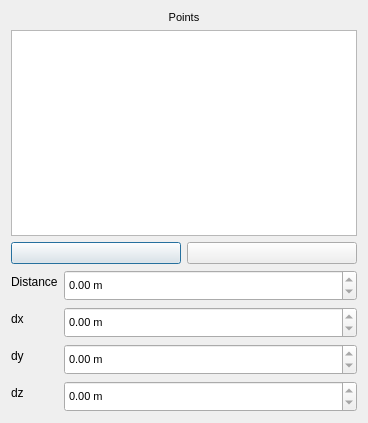
<?xml version="1.0" encoding="UTF-8"?>
<ui version="4.0">
 <class>Dialog</class>
 <widget class="QDialog" name="Dialog">
  <property name="geometry">
   <rect>
    <x>0</x>
    <y>0</y>
    <width>368</width>
    <height>423</height>
   </rect>
  </property>
  <property name="windowTitle">
   <string>Get Distance</string>
  </property>
  <layout class="QVBoxLayout" name="verticalLayout">
   <item>
    <widget class="QLabel" name="label">
     <property name="font">
      <font>
       <pointsize>8</pointsize>
      </font>
     </property>
     <property name="text">
      <string>Points</string>
     </property>
     <property name="alignment">
      <set>Qt::AlignCenter</set>
     </property>
    </widget>
   </item>
   <item>
    <widget class="QListWidget" name="point_list"/>
   </item>
   <item>
    <layout class="QHBoxLayout" name="horizontalLayout">
     <item>
      <widget class="QPushButton" name="show_button">
       <property name="toolTip">
        <string>Show points in ETABS Model</string>
       </property>
       <property name="text">
        <string/>
       </property>
       <property name="icon">
        <iconset resource="../../civiltools.qrc">
         <normaloff>:/civiltools/images/show.svg</normaloff>:/civiltools/images/show.svg</iconset>
       </property>
       <property name="iconSize">
        <size>
         <width>40</width>
         <height>40</height>
        </size>
       </property>
      </widget>
     </item>
     <item>
      <widget class="QPushButton" name="calculate">
       <property name="toolTip">
        <string>Calculate Distance</string>
       </property>
       <property name="text">
        <string/>
       </property>
       <property name="icon">
        <iconset resource="../../civiltools.qrc">
         <normaloff>:/civiltools/images/run.svg</normaloff>:/civiltools/images/run.svg</iconset>
       </property>
       <property name="iconSize">
        <size>
         <width>40</width>
         <height>40</height>
        </size>
       </property>
      </widget>
     </item>
    </layout>
   </item>
   <item>
    <layout class="QFormLayout" name="formLayout">
     <item row="1" column="0">
      <widget class="QLabel" name="label_2">
       <property name="text">
        <string>Distance</string>
       </property>
      </widget>
     </item>
     <item row="1" column="1">
      <widget class="QDoubleSpinBox" name="dist">
       <property name="enabled">
        <bool>true</bool>
       </property>
       <property name="minimumSize">
        <size>
         <width>0</width>
         <height>31</height>
        </size>
       </property>
       <property name="font">
        <font>
         <pointsize>8</pointsize>
         <weight>50</weight>
         <italic>false</italic>
         <bold>false</bold>
         <strikeout>false</strikeout>
        </font>
       </property>
       <property name="readOnly">
        <bool>true</bool>
       </property>
       <property name="suffix">
        <string> m</string>
       </property>
       <property name="maximum">
        <double>10000.000000000000000</double>
       </property>
      </widget>
     </item>
     <item row="2" column="0">
      <widget class="QLabel" name="label_3">
       <property name="text">
        <string>dx</string>
       </property>
      </widget>
     </item>
     <item row="2" column="1">
      <widget class="QDoubleSpinBox" name="dx">
       <property name="enabled">
        <bool>true</bool>
       </property>
       <property name="minimumSize">
        <size>
         <width>0</width>
         <height>31</height>
        </size>
       </property>
       <property name="font">
        <font>
         <pointsize>8</pointsize>
         <weight>50</weight>
         <italic>false</italic>
         <bold>false</bold>
         <strikeout>false</strikeout>
        </font>
       </property>
       <property name="readOnly">
        <bool>true</bool>
       </property>
       <property name="suffix">
        <string> m</string>
       </property>
       <property name="maximum">
        <double>10000.000000000000000</double>
       </property>
      </widget>
     </item>
     <item row="3" column="0">
      <widget class="QLabel" name="label_4">
       <property name="text">
        <string>dy</string>
       </property>
      </widget>
     </item>
     <item row="3" column="1">
      <widget class="QDoubleSpinBox" name="dy">
       <property name="enabled">
        <bool>true</bool>
       </property>
       <property name="minimumSize">
        <size>
         <width>0</width>
         <height>31</height>
        </size>
       </property>
       <property name="font">
        <font>
         <pointsize>8</pointsize>
         <weight>50</weight>
         <italic>false</italic>
         <bold>false</bold>
         <strikeout>false</strikeout>
        </font>
       </property>
       <property name="readOnly">
        <bool>true</bool>
       </property>
       <property name="suffix">
        <string> m</string>
       </property>
       <property name="maximum">
        <double>10000.000000000000000</double>
       </property>
      </widget>
     </item>
     <item row="4" column="0">
      <widget class="QLabel" name="label_5">
       <property name="text">
        <string>dz</string>
       </property>
      </widget>
     </item>
     <item row="4" column="1">
      <widget class="QDoubleSpinBox" name="dz">
       <property name="enabled">
        <bool>true</bool>
       </property>
       <property name="minimumSize">
        <size>
         <width>0</width>
         <height>31</height>
        </size>
       </property>
       <property name="font">
        <font>
         <pointsize>8</pointsize>
         <weight>50</weight>
         <italic>false</italic>
         <bold>false</bold>
         <strikeout>false</strikeout>
        </font>
       </property>
       <property name="readOnly">
        <bool>true</bool>
       </property>
       <property name="suffix">
        <string> m</string>
       </property>
       <property name="maximum">
        <double>10000.000000000000000</double>
       </property>
      </widget>
     </item>
    </layout>
   </item>
  </layout>
 </widget>
 <resources>
  <include location="../../civiltools.qrc"/>
 </resources>
 <connections/>
</ui>
